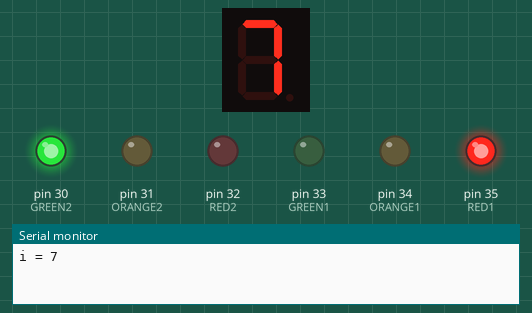
The sketch below on a simulated Arduino Mega 2560, built with avr-gcc and run on an emulated ATmega2560. On the bench: 1-digit seven-segment display, output pins drawn as LEDs (lit = HIGH), the last lines printed to the serial monitor. Wiring (inferred from the names in the program): 1-digit 7-segment display, segments lit when LOW: segments pin 27, pin 29, pin 26, pin 24, pin 22, pin 25, pin 23. The segment pins are drawn as the display they are named for; pins used as bus, display or sensor lines are not drawn.

Above: at 0.1 s.
At 1.1 s:
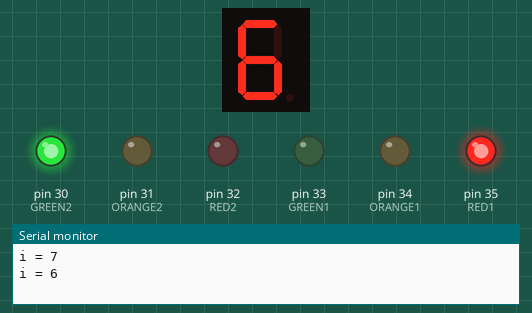
At 2.1 s:
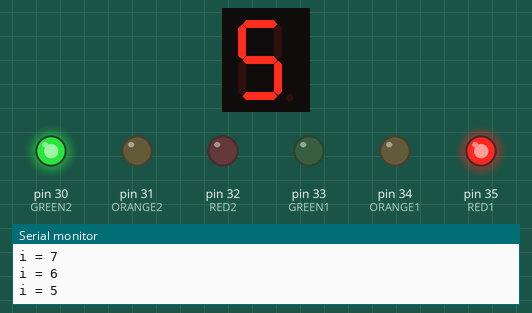
At 5.1 s:
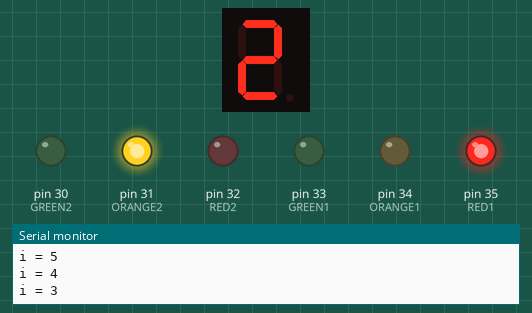
At 7.1 s:
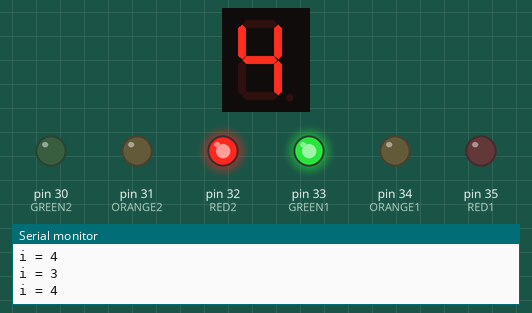
At 10.1 s:
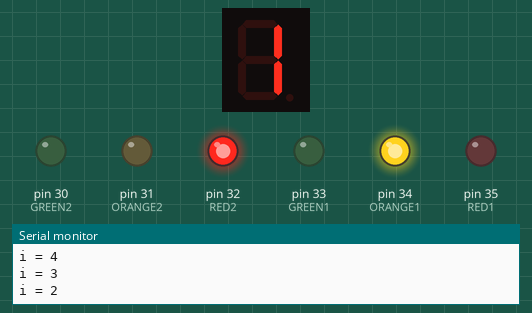
Timing chart, 0 to 39.5 s (numbered marks = the images above):
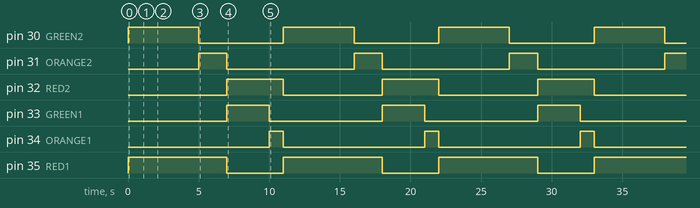

Measured:
- by itself, pin 30 (GREEN2): alternates HIGH for 5.0 s and LOW for 6.0 s
- by itself, pin 31 (ORANGE2): alternates HIGH for 2.0 s and LOW for 9.0 s
- by itself, pin 32 (RED2): alternates HIGH for 4.0 s and LOW for 7.0 s
- by itself, pin 33 (GREEN1): alternates HIGH for 3.0 s and LOW for 8.0 s
- by itself, pin 34 (ORANGE1): alternates HIGH for 1.0 s and LOW for 10.0 s
- by itself, pin 35 (RED1): alternates HIGH for 7.0 s and LOW for 4.0 s
- what the display in image 1 shows lasts 1.0 s, from 1.0 s to 2.0 s

The sketch:

code_feu_connect_.ino
```cpp
int A = 27;
int B = 29;
int C = 26;
int D = 24;
int E = 22;
int F = 25;
int G = 23;

int RED1 = 35;
int ORANGE1 = 34;
int GREEN1 = 33;

int RED2 = 32;
int ORANGE2 = 31;
int GREEN2 = 30;


void setup(){
  pinMode(A,OUTPUT);
  pinMode(B,OUTPUT);
  pinMode(C,OUTPUT);
  pinMode(D,OUTPUT);
  pinMode(E,OUTPUT);
  pinMode(F,OUTPUT);
  pinMode(G,OUTPUT);

  pinMode(RED1, OUTPUT);
  pinMode(ORANGE1, OUTPUT);
  pinMode(GREEN1, OUTPUT);
  pinMode(RED2, OUTPUT);
  pinMode(ORANGE2, OUTPUT);
  pinMode(GREEN2, OUTPUT);

  digitalWrite(A,HIGH);
  digitalWrite(B,HIGH);
  digitalWrite(C,HIGH);
  digitalWrite(D,HIGH);
  digitalWrite(E,HIGH);
  digitalWrite(F,HIGH);
  digitalWrite(G,HIGH);
  //digitalWrite(RED1,HIGH);
  //digitalWrite(GREEN2,HIGH);

  Serial.begin(9600);
}


void loop(){
   digitalWrite(RED1, HIGH);
   digitalWrite(ORANGE1, LOW);
   digitalWrite(GREEN1, LOW);
   digitalWrite(RED2, LOW);
   digitalWrite(ORANGE2, LOW);
   digitalWrite(GREEN2, HIGH);
  int i;
  for(i=7;i>2;i--){
    Serial.print("i = ");
    Serial.println(i);
    led_num(i);
  }

   digitalWrite(RED1, HIGH);
   digitalWrite(ORANGE1, LOW);
   digitalWrite(GREEN1, LOW);
   digitalWrite(RED2, LOW);
   digitalWrite(ORANGE2, HIGH);
   digitalWrite(GREEN2, LOW);

   for(i=2;i>=1;i--){
    led_num(i);
  }

   digitalWrite(RED1, LOW);
   digitalWrite(ORANGE1, LOW);
   digitalWrite(GREEN1, HIGH);
   digitalWrite(RED2, HIGH);
   digitalWrite(ORANGE2, LOW);
   digitalWrite(GREEN2, LOW);
   for(i=4;i>1;i--){
    Serial.print("i = ");
    Serial.println(i);
    led_num(i);
  }

   digitalWrite(RED1, LOW);
   digitalWrite(ORANGE1, HIGH);
   digitalWrite(GREEN1, LOW);
   digitalWrite(RED2, HIGH);
   digitalWrite(ORANGE2, LOW);
   digitalWrite(GREEN2, LOW);
   led_num(1);
}

void led_num(int num){
  switch(num){
    case 1:
      digitalWrite(A,HIGH); // 1
      digitalWrite(B,LOW);
      digitalWrite(C,LOW);
      digitalWrite(D,HIGH);
      digitalWrite(E,HIGH);
      digitalWrite(F,HIGH);
      digitalWrite(G,HIGH);
      delay(1000);
      break;
    case 2:
      digitalWrite(A,LOW);  // 2
      digitalWrite(B,LOW);
      digitalWrite(C,HIGH);
      digitalWrite(D,LOW);
      digitalWrite(E,LOW);
      digitalWrite(F,HIGH);
      digitalWrite(G,LOW);
      delay(1000);
      break;
    case 3:
      digitalWrite(A,LOW);  // 3
      digitalWrite(B,LOW);
      digitalWrite(C,LOW);
      digitalWrite(D,LOW);
      digitalWrite(E,HIGH);
      digitalWrite(F,HIGH);
      digitalWrite(G,LOW);
      delay(1000);
      break;
    case 4:
      digitalWrite(A,HIGH);  // 4
      digitalWrite(B,LOW);
      digitalWrite(C,LOW);
      digitalWrite(D,HIGH);
      digitalWrite(E,HIGH);
      digitalWrite(F,LOW);
      digitalWrite(G,LOW);
      delay(1000);
      break;
    case 5:
      digitalWrite(A,LOW);  // 5
      digitalWrite(B,HIGH);
      digitalWrite(C,LOW);
      digitalWrite(D,LOW);
      digitalWrite(E,HIGH);
      digitalWrite(F,LOW);
      digitalWrite(G,LOW);
      delay(1000);
      break;
    case 6:
      digitalWrite(A,LOW);  // 6
      digitalWrite(B,HIGH);
      digitalWrite(C,LOW);
      digitalWrite(D,LOW);
      digitalWrite(E,LOW);
      digitalWrite(F,LOW);
      digitalWrite(G,LOW);
      delay(1000);
      break;
    case 7:
      digitalWrite(A,LOW);  // 7
      digitalWrite(B,LOW);
      digitalWrite(C,LOW);
      digitalWrite(D,HIGH);
      digitalWrite(E,HIGH);
      digitalWrite(F,HIGH);
      digitalWrite(G,HIGH);
      delay(1000);
      break;
    case 8:
      digitalWrite(A,LOW);  // 8
      digitalWrite(B,LOW);
      digitalWrite(C,LOW);
      digitalWrite(D,LOW);
      digitalWrite(E,LOW);
      digitalWrite(F,LOW);
      digitalWrite(G,LOW);
      delay(1000);
      break;
    case 9:
      digitalWrite(A,LOW);  // 9
      digitalWrite(B,LOW);
      digitalWrite(C,LOW);
      digitalWrite(D,LOW);
      digitalWrite(E,HIGH);
      digitalWrite(F,LOW);
      digitalWrite(G,LOW);
      delay(1000);
      break;
    default:
      digitalWrite(A,LOW);  // 0
      digitalWrite(B,LOW);
      digitalWrite(C,LOW);
      digitalWrite(D,LOW);
      digitalWrite(E,LOW);
      digitalWrite(F,LOW);
      digitalWrite(G,HIGH);
      delay(1000);
      break;
  }
}
```
